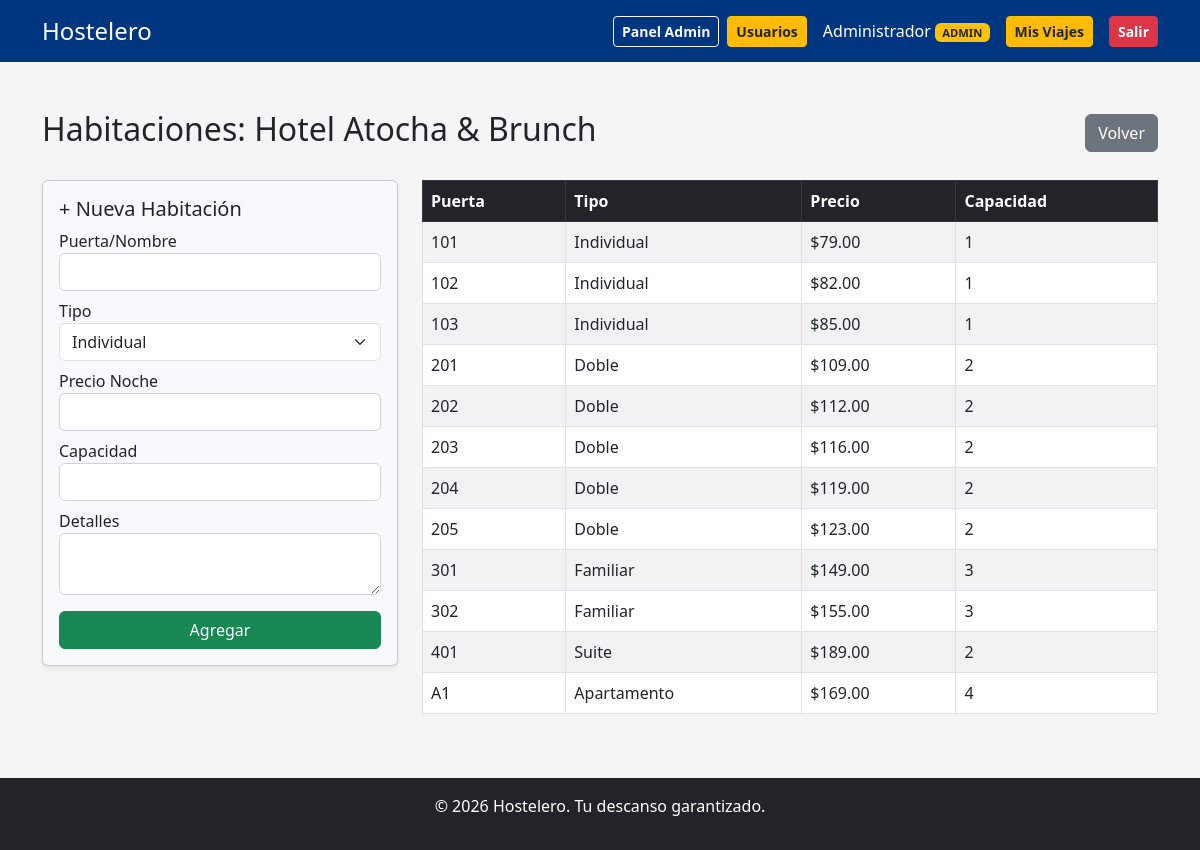
The app's page /app/agregar_habitacion.php?id_hotel=22 (signed in) with its own data.
### tables this page shows
CREATE TABLE `hotel` (
  `id_hotel` int(11) NOT NULL,
  `id_usuario` int(11) NOT NULL,
  `nombre` varchar(100) NOT NULL,
  `direccion` varchar(200) DEFAULT NULL,
  `ciudad` varchar(50) DEFAULT NULL,
  `descripcion` text DEFAULT NULL,
  `imagen` varchar(255) DEFAULT NULL
);

CREATE TABLE `habitacion` (
  `id_habitacion` int(11) NOT NULL,
  `id_hotel` int(11) NOT NULL,
  `numero_puerta` varchar(10) NOT NULL,
  `tipo` varchar(50) NOT NULL,
  `precio_noche` decimal(10,2) NOT NULL,
  `capacidad` int(11) NOT NULL,
  `descripcion` text DEFAULT NULL
);

### app/agregar_habitacion.php (the view, shortened to what this page needs)
<?php
require 'includes/db.php';
require 'includes/header.php';
$id_hotel = $_GET['id_hotel'] ?? 0;
$id_usuario = $_SESSION['user_id'];
$rol = $_SESSION['user_role'];
$tipos_validos = ['Individual','Doble','Suite','Familiar','Apartamento'];
$query = "SELECT * FROM hotel WHERE id_hotel = ?";
if ($rol == 'admin') {
    $stmtCheck = $pdo->prepare($query);
    $stmtCheck->execute([$id_hotel]);
} else {
    $stmtCheck = $pdo->prepare($query . " AND id_usuario = ?");
    $stmtCheck->execute([$id_hotel, $id_usuario]);
}
$hotel = $stmtCheck->fetch();
$stmtHab = $pdo->prepare("SELECT * FROM habitacion WHERE id_hotel = ?");
$stmtHab->execute([$id_hotel]);
$habitaciones = $stmtHab->fetchAll();
?>
<div class="container mt-5">
    <div class="d-flex justify-content-between align-items-center mb-3">
        <h2>Habitaciones: <?php echo htmlspecialchars($hotel['nombre']); ?></h2>
        <a href="mis_hoteles.php" class="btn btn-secondary">Volver</a>
    </div>
    <div class="row mt-4">
        <div class="col-md-4">
            <div class="card p-3 bg-light shadow-sm">
                <h5>+ Nueva Habitación</h5>
                <form method="POST">
                    <div class="mb-2"><label>Puerta/Nombre</label><input type="text" name="numero" class="form-control" required maxlength="5" pattern="[0-9]{1,5}" title="Solo números (0-9), máximo 5 dígitos" value="<?php echo isset($numero) ? htmlspecialchars($numero) : ''; ?>"></div>
                    <div class="mb-2"><label>Tipo</label>
                        <select name="tipo" class="form-select">
                            <?php foreach ($tipos_validos as $t): ?>
                                <option value="<?php echo $t; ?>" <?php echo (isset($tipo) && $tipo === $t) ? 'selected' : ''; ?>><?php echo $t; ?></option>
                            <?php endforeach; ?>
                        </select>
                    </div>
                    <div class="mb-2"><label>Precio Noche</label><input type="number" step="0.01" min="1" name="precio" class="form-control" required value="<?php echo isset($precio) ? htmlspecialchars($precio) : ''; ?>"></div>
                    <div class="mb-2"><label>Capacidad</label><input type="number" min="1" name="capacidad" class="form-control" required value="<?php echo isset($capacidad) ? htmlspecialchars($capacidad) : ''; ?>"></div>
                    <div class="mb-3"><label>Detalles</label><textarea name="descripcion" class="form-control" rows="2"><?php echo isset($desc) ? htmlspecialchars($desc) : ''; ?></textarea></div>
                    <button type="submit" class="btn btn-success w-100">Agregar</button>
                </form>
            </div>
        </div>
        <div class="col-md-8">
            <div class="table-responsive">
                <table class="table table-bordered table-striped">
                    <thead class="table-dark">
                        <tr><th>Puerta</th><th>Tipo</th><th>Precio</th><th>Capacidad</th></tr>
                    </thead>
                    <tbody>
                        <?php foreach($habitaciones as $h): ?>
                        <tr>
                            <td><?php echo htmlspecialchars($h['numero_puerta']); ?></td>
                            <td><?php echo htmlspecialchars($h['tipo']); ?></td>
                            <td>$<?php echo $h['precio_noche']; ?></td>
                            <td><?php echo $h['capacidad']; ?></td>
                        </tr>
                        <?php endforeach; ?>
                    </tbody>
                </table>
            </div>
        </div>
    </div>
</div>
<?php require 'includes/footer.php'; ?>

### app/css/style.css (style rules this page uses)
:root { --primary-color: #003580; --secondary-color: #febb02; --bg-light: #f5f5f5 }
body { font-family: Segoe UI, Tahoma, Geneva, Verdana, sans-serif; background: #f5f5f5; color: #212529; margin: 0 }
.row { display: flex; flex-wrap: wrap; gap: 0 }
.row>[class*='col-'] { display: flex; flex-direction: column; align-items: stretch }
.col-md-4 { display: flex; flex-direction: column }
.form-control { background: #fff; border: 1px solid #ced4da }
a { color: var(--primary-color) }

### app/includes/header.php (style rules this page uses)
html, body { height: 100%; margin: 0; }
body { display: flex; flex-direction: column; min-height: 100vh; }

### records on screen
hotel: nombre "Hotel Atocha & Brunch"
habitacion: numero_puerta "101", tipo "Individual", precio_noche "79.00", capacidad "1"
habitacion: numero_puerta "102", tipo "Individual", precio_noche "82.00", capacidad "1"
habitacion: numero_puerta "103", tipo "Individual", precio_noche "85.00", capacidad "1"
habitacion: numero_puerta "201", tipo "Doble", precio_noche "109.00", capacidad "2"
habitacion: numero_puerta "202", tipo "Doble", precio_noche "112.00", capacidad "2"
habitacion: numero_puerta "203", tipo "Doble", precio_noche "116.00", capacidad "2"
habitacion: numero_puerta "204", tipo "Doble", precio_noche "119.00", capacidad "2"
habitacion: numero_puerta "205", tipo "Doble", precio_noche "123.00", capacidad "2"
habitacion: numero_puerta "301", tipo "Familiar", precio_noche "149.00", capacidad "3"
habitacion: numero_puerta "302", tipo "Familiar", precio_noche "155.00", capacidad "3"
habitacion: numero_puerta "401", tipo "Suite", precio_noche "189.00", capacidad "2"
habitacion: numero_puerta "A1", tipo "Apartamento", precio_noche "169.00", capacidad "4"

### other values on screen
$_SESSION['user_name'] "Administrador"
$_SESSION['user_role'] "ADMIN"
form field tipo "Individual"
